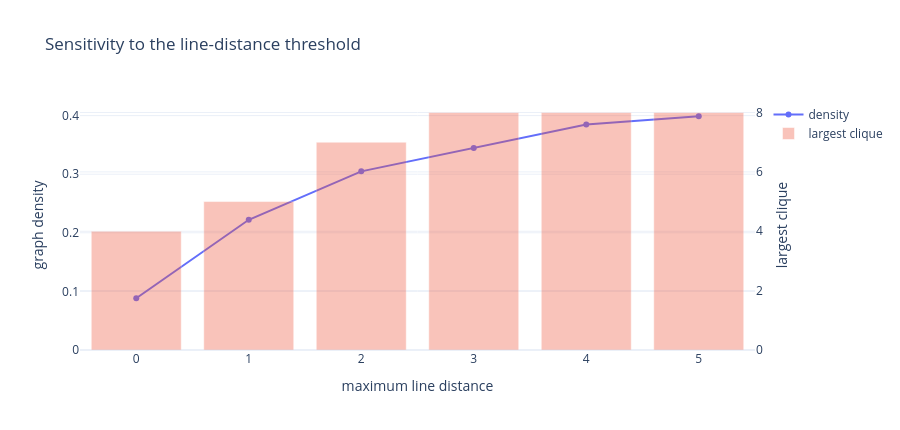

Write notebook code for a chart like this one.
### Markdown cell above
## 7. Why three lines?

Three lines is a modelling choice, not a property of the tablets. Rebuild the
graph using distances from zero (same line only) through five. A conclusion
that appears only at one threshold should be reported as threshold-dependent.

### Code cell
sensitivity = graph_sensitivity(corpus, distances=range(0, 6))

display(sensitivity.round({"density": 3}))
plot_graph_sensitivity(sensitivity).show()

### Figure 1 — Plotly figure (JSON) as saved in the notebook; plotly's stock layout.template omitted (floating-point values rounded to 4 significant figures)
{"data": [{"mode": "lines+markers", "name": "density", "type": "scatter", "x": [0, 1, 2, 3, 4, 5], "y": [0.08832, 0.2222, 0.3048, 0.3447, 0.3846, 0.3989], "yaxis": "y"}, {"name": "largest clique", "opacity": 0.35, "type": "bar", "x": [0, 1, 2, 3, 4, 5], "y": [4, 5, 7, 8, 8, 8], "yaxis": "y2"}], "layout": {"height": 430, "title": {"text": "Sensitivity to the line-distance threshold"}, "xaxis": {"title": {"text": "maximum line distance"}}, "yaxis": {"rangemode": "tozero", "title": {"text": "graph density"}}, "yaxis2": {"overlaying": "y", "rangemode": "tozero", "side": "right", "title": {"text": "largest clique"}}}}
